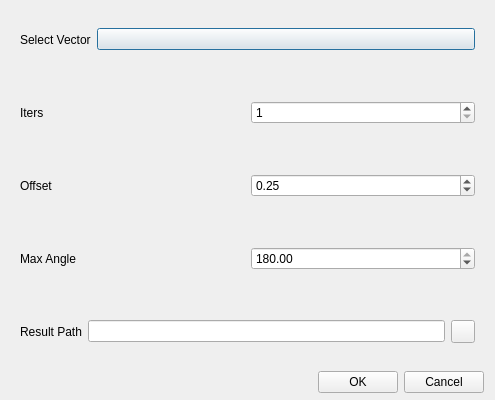
<?xml version="1.0" encoding="UTF-8"?>
<ui version="4.0">
 <class>shpSmoothDialog</class>
 <widget class="QDialog" name="shpSmoothDialog">
  <property name="geometry">
   <rect>
    <x>0</x>
    <y>0</y>
    <width>495</width>
    <height>400</height>
   </rect>
  </property>
  <property name="windowTitle">
   <string>Vector Smooth Parameter Settings</string>
  </property>
  <layout class="QVBoxLayout" name="verticalLayout">
   <property name="spacing">
    <number>6</number>
   </property>
   <property name="topMargin">
    <number>6</number>
   </property>
   <property name="bottomMargin">
    <number>7</number>
   </property>
   <item>
    <widget class="CardWidget" name="CardWidget_4">
     <property name="layoutDirection">
      <enum>Qt::LeftToRight</enum>
     </property>
     <layout class="QHBoxLayout" name="horizontalLayout_5">
      <item>
       <widget class="BodyLabel" name="BodyLabel">
        <property name="text">
         <string>Select Vector</string>
        </property>
       </widget>
      </item>
      <item>
       <widget class="ComboBox" name="selectShpCb">
        <property name="sizePolicy">
         <sizepolicy hsizetype="Expanding" vsizetype="Fixed">
          <horstretch>0</horstretch>
          <verstretch>0</verstretch>
         </sizepolicy>
        </property>
       </widget>
      </item>
     </layout>
    </widget>
   </item>
   <item>
    <widget class="CardWidget" name="CardWidget_5">
     <property name="layoutDirection">
      <enum>Qt::LeftToRight</enum>
     </property>
     <layout class="QHBoxLayout" name="horizontalLayout_6">
      <item>
       <widget class="BodyLabel" name="BodyLabel_2">
        <property name="text">
         <string>Iters</string>
        </property>
       </widget>
      </item>
      <item>
       <widget class="SpinBox" name="iterSpinBox">
        <property name="minimum">
         <number>1</number>
        </property>
        <property name="maximum">
         <number>10</number>
        </property>
       </widget>
      </item>
     </layout>
    </widget>
   </item>
   <item>
    <widget class="CardWidget" name="CardWidget_6">
     <property name="layoutDirection">
      <enum>Qt::LeftToRight</enum>
     </property>
     <layout class="QHBoxLayout" name="horizontalLayout_7">
      <item>
       <widget class="BodyLabel" name="BodyLabel_3">
        <property name="text">
         <string>Offset</string>
        </property>
       </widget>
      </item>
      <item>
       <widget class="DoubleSpinBox" name="offsetSpinBox">
        <property name="maximum">
         <double>0.500000000000000</double>
        </property>
        <property name="singleStep">
         <double>0.100000000000000</double>
        </property>
        <property name="value">
         <double>0.250000000000000</double>
        </property>
       </widget>
      </item>
     </layout>
    </widget>
   </item>
   <item>
    <widget class="CardWidget" name="CardWidget_7">
     <property name="layoutDirection">
      <enum>Qt::LeftToRight</enum>
     </property>
     <layout class="QHBoxLayout" name="horizontalLayout_8">
      <item>
       <widget class="BodyLabel" name="BodyLabel_5">
        <property name="text">
         <string>Max Angle</string>
        </property>
       </widget>
      </item>
      <item>
       <widget class="DoubleSpinBox" name="maxAngleSpinBox">
        <property name="maximum">
         <double>180.000000000000000</double>
        </property>
        <property name="value">
         <double>180.000000000000000</double>
        </property>
       </widget>
      </item>
     </layout>
    </widget>
   </item>
   <item>
    <widget class="CardWidget" name="CardWidget">
     <property name="layoutDirection">
      <enum>Qt::LeftToRight</enum>
     </property>
     <layout class="QHBoxLayout" name="horizontalLayout">
      <item>
       <widget class="BodyLabel" name="BodyLabel_4">
        <property name="text">
         <string>Result Path</string>
        </property>
       </widget>
      </item>
      <item>
       <widget class="LineEdit" name="resLE">
        <property name="readOnly">
         <bool>true</bool>
        </property>
       </widget>
      </item>
      <item>
       <widget class="ToolButton" name="selectSaveFilePB"/>
      </item>
     </layout>
    </widget>
   </item>
   <item>
    <layout class="QHBoxLayout" name="horizontalLayout_3">
     <item>
      <spacer name="horizontalSpacer">
       <property name="orientation">
        <enum>Qt::Horizontal</enum>
       </property>
       <property name="sizeHint" stdset="0">
        <size>
         <width>40</width>
         <height>20</height>
        </size>
       </property>
      </spacer>
     </item>
     <item>
      <widget class="PushButton" name="runPB">
       <property name="text">
        <string>OK</string>
       </property>
      </widget>
     </item>
     <item>
      <widget class="PushButton" name="cancelPB">
       <property name="text">
        <string>Cancel</string>
       </property>
      </widget>
     </item>
    </layout>
   </item>
  </layout>
 </widget>
 <customwidgets>
  <customwidget>
   <class>ComboBox</class>
   <extends>QPushButton</extends>
   <header>qfluentwidgets</header>
  </customwidget>
  <customwidget>
   <class>PushButton</class>
   <extends>QPushButton</extends>
   <header>qfluentwidgets</header>
  </customwidget>
  <customwidget>
   <class>ToolButton</class>
   <extends>QToolButton</extends>
   <header>qfluentwidgets</header>
  </customwidget>
  <customwidget>
   <class>CardWidget</class>
   <extends>QFrame</extends>
   <header>qfluentwidgets</header>
   <container>1</container>
  </customwidget>
  <customwidget>
   <class>BodyLabel</class>
   <extends>QLabel</extends>
   <header>qfluentwidgets</header>
  </customwidget>
  <customwidget>
   <class>LineEdit</class>
   <extends>QLineEdit</extends>
   <header>qfluentwidgets</header>
  </customwidget>
  <customwidget>
   <class>SpinBox</class>
   <extends>QSpinBox</extends>
   <header>qfluentwidgets</header>
  </customwidget>
  <customwidget>
   <class>DoubleSpinBox</class>
   <extends>QDoubleSpinBox</extends>
   <header>qfluentwidgets</header>
  </customwidget>
 </customwidgets>
 <resources>
  <include location="../../yoyirs.qrc"/>
 </resources>
 <connections/>
</ui>
